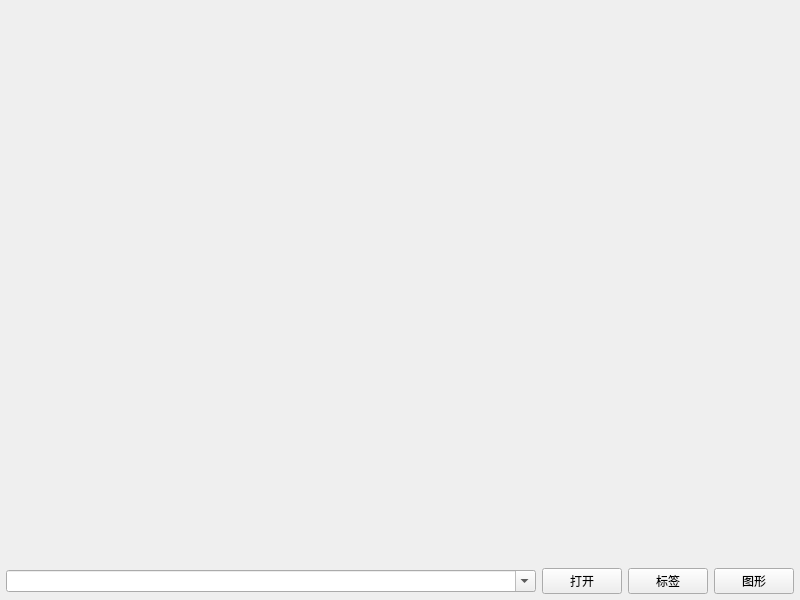
<?xml version="1.0" encoding="UTF-8"?>
<ui version="4.0">
 <class>frmDemoVideoDraw</class>
 <widget class="QWidget" name="frmDemoVideoDraw">
  <property name="geometry">
   <rect>
    <x>0</x>
    <y>0</y>
    <width>800</width>
    <height>600</height>
   </rect>
  </property>
  <property name="windowTitle">
   <string>Form</string>
  </property>
  <layout class="QVBoxLayout" name="verticalLayout">
   <property name="spacing">
    <number>6</number>
   </property>
   <property name="leftMargin">
    <number>6</number>
   </property>
   <property name="topMargin">
    <number>6</number>
   </property>
   <property name="rightMargin">
    <number>6</number>
   </property>
   <property name="bottomMargin">
    <number>6</number>
   </property>
   <item>
    <widget class="VideoWidget" name="videoWidget" native="true"/>
   </item>
   <item>
    <widget class="QWidget" name="widget" native="true">
     <property name="sizePolicy">
      <sizepolicy hsizetype="Preferred" vsizetype="Fixed">
       <horstretch>0</horstretch>
       <verstretch>0</verstretch>
      </sizepolicy>
     </property>
     <layout class="QHBoxLayout" name="horizontalLayout">
      <property name="spacing">
       <number>6</number>
      </property>
      <property name="leftMargin">
       <number>0</number>
      </property>
      <property name="topMargin">
       <number>0</number>
      </property>
      <property name="rightMargin">
       <number>0</number>
      </property>
      <property name="bottomMargin">
       <number>0</number>
      </property>
      <item>
       <widget class="QComboBox" name="cboxUrl">
        <property name="sizePolicy">
         <sizepolicy hsizetype="Expanding" vsizetype="Fixed">
          <horstretch>0</horstretch>
          <verstretch>0</verstretch>
         </sizepolicy>
        </property>
        <property name="editable">
         <bool>true</bool>
        </property>
       </widget>
      </item>
      <item>
       <widget class="QPushButton" name="btnOpen">
        <property name="minimumSize">
         <size>
          <width>80</width>
          <height>0</height>
         </size>
        </property>
        <property name="text">
         <string>打开</string>
        </property>
       </widget>
      </item>
      <item>
       <widget class="QPushButton" name="btnOsd">
        <property name="minimumSize">
         <size>
          <width>80</width>
          <height>0</height>
         </size>
        </property>
        <property name="text">
         <string>标签</string>
        </property>
       </widget>
      </item>
      <item>
       <widget class="QPushButton" name="btnGraph">
        <property name="minimumSize">
         <size>
          <width>80</width>
          <height>0</height>
         </size>
        </property>
        <property name="text">
         <string>图形</string>
        </property>
       </widget>
      </item>
     </layout>
    </widget>
   </item>
  </layout>
 </widget>
 <customwidgets>
  <customwidget>
   <class>VideoWidget</class>
   <extends>QWidget</extends>
   <header>videowidgetx.h</header>
   <container>1</container>
  </customwidget>
 </customwidgets>
 <resources/>
 <connections/>
</ui>
